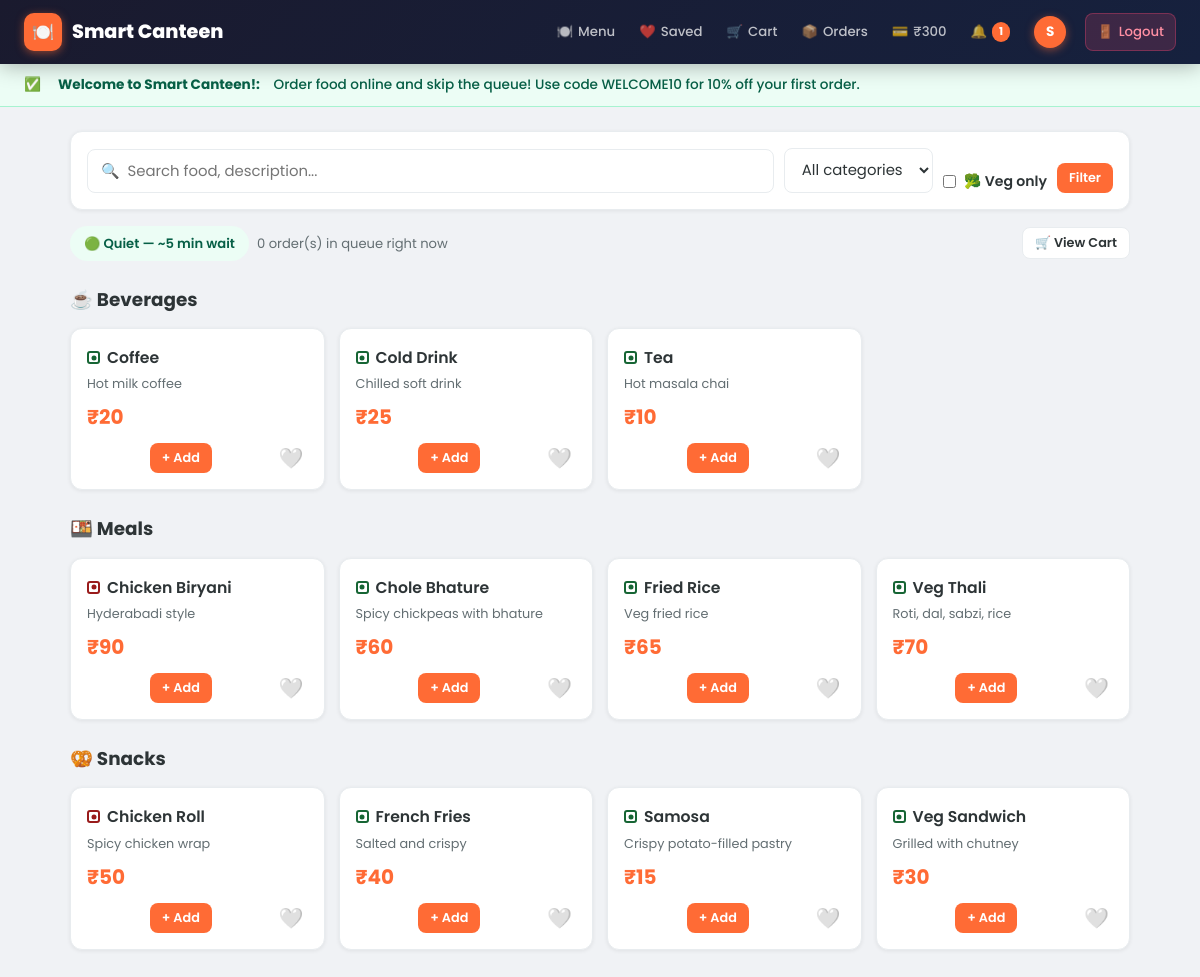
Screenshot of /menu (signed in) with the database file from the repository.
### tables this page shows
CREATE TABLE users(
        id INTEGER PRIMARY KEY AUTOINCREMENT, name TEXT, college_id TEXT,
        email TEXT UNIQUE, password TEXT, role TEXT DEFAULT 'student',
        wallet REAL DEFAULT 0, phone TEXT DEFAULT '', bio TEXT DEFAULT '');

CREATE TABLE announcements(
        id INTEGER PRIMARY KEY AUTOINCREMENT, title TEXT, content TEXT,
        type TEXT DEFAULT 'info', active INTEGER DEFAULT 1,
        created_at TEXT DEFAULT (datetime('now','localtime')));

CREATE TABLE menu_items(
        id INTEGER PRIMARY KEY AUTOINCREMENT, name TEXT, category TEXT,
        price REAL, available INTEGER DEFAULT 1, stock INTEGER DEFAULT 50,
        veg INTEGER DEFAULT 1, description TEXT DEFAULT '', image_url TEXT DEFAULT '');

### app.py (the view)
@app.route("/menu")
@login_required
def menu():
    q = request.args.get("q", "").strip()
    cat = request.args.get("cat", "")
    veg = request.args.get("veg")
    sql, args = RATING_SQL + "WHERE 1=1", []
    if q:
        sql += " AND (m.name LIKE ? OR m.description LIKE ?)"; args.extend([f"%{q}%", f"%{q}%"])
    if cat:
        sql += " AND m.category=?"; args.append(cat)
    if veg:
        sql += " AND m.veg=1"
    items = many(sql + " ORDER BY m.category, m.name", args)
    cats = {}
    for i in items:
        cats.setdefault(i["category"], []).append(i)
    fav_ids = set()
    fav = popular = []
    if session.get("role") != "admin":
        fav_ids = {r["item_id"] for r in many(
            "SELECT item_id FROM favorites WHERE user_id=?", (session["uid"],))}
        if not (q or cat or veg):
            fav = many(RATING_SQL +
                       "WHERE m.id IN (SELECT oi.item_id FROM order_items oi "
                       "JOIN orders o ON o.id=oi.order_id WHERE o.user_id=? "
                       "AND o.status!='Cancelled' GROUP BY oi.item_id "
                       "ORDER BY SUM(oi.qty) DESC LIMIT 4)", (session["uid"],))
            popular = many(RATING_SQL +
                           "WHERE m.id IN (SELECT oi.item_id FROM order_items oi "
                           "JOIN orders o ON o.id=oi.order_id WHERE o.status!='Cancelled' "
                           "GROUP BY oi.item_id ORDER BY SUM(oi.qty) DESC LIMIT 4)")
    categories = [r[0] for r in many(
        "SELECT DISTINCT category FROM menu_items ORDER BY category")]
    n, wait = queue_info()
    return render_template("menu.html", cats=cats, fav=fav, popular=popular,
                           categories=categories, q=q, cat=cat, veg=veg,
                           queue=n, wait=wait, fav_ids=fav_ids)

### app.py (called while the page is built)
def db():
    if "db" not in g:
        g.db = sqlite3.connect(DB)
        g.db.row_factory = sqlite3.Row
        g.db.execute("PRAGMA journal_mode=WAL")
        g.db.execute("PRAGMA foreign_keys=ON")
    return g.db

def one(sql, a=()):
    return db().execute(sql, a).fetchone()

def many(sql, a=()):
    return db().execute(sql, a).fetchall()

def login_required(f):
    @wraps(f)
    def w(*a, **k):
        if "uid" not in session:
            flash("Please sign in to continue.")
            return redirect(url_for("login"))
        return f(*a, **k)
    return w

@app.context_processor
def inject():
    d = {"wallet_bal": 0, "ready_count": 0, "cart_count": 0,
         "unread_notif": 0, "active_announcements": []}
    if session.get("uid"):
        if session.get("role") != "admin":
            u = one("SELECT wallet FROM users WHERE id=?", (session["uid"],))
            if u:
                d["wallet_bal"] = u["wallet"]
            d["ready_count"] = one(
                "SELECT COUNT(*) FROM orders WHERE user_id=? AND status='Ready'",
                (session["uid"],))[0]
            d["cart_count"] = sum(session.get("cart", {}).values())
            d["unread_notif"] = one(
                "SELECT COUNT(*) FROM notifications WHERE user_id=? AND is_read=0",
                (session["uid"],))[0]
        d["active_announcements"] = many(
            "SELECT * FROM announcements WHERE active=1 ORDER BY id DESC LIMIT 3")
    return d

def queue_info():
    today = date.today().isoformat()
    n = one("SELECT COUNT(*) FROM orders WHERE status IN ('Placed','Preparing') AND order_date=?", (today,))[0]
    return n, 5 + n * 2

### templates/menu.html (shortened to what this page needs)
{% extends "base.html" %}
{% block content %}
<div class="card mb-md" style="padding:16px;">
  <form class="form-inline" method="get">
    <div class="form-group mb-0 flex-1" style="min-width:180px;">
      <input name="q" value="{{ q }}" placeholder="🔍  Search food, description...">
    </div>
    <div class="form-group mb-0">
      <select name="cat">
        <option value="">All categories</option>
      </select>
    </div>
    <div class="form-group mb-0 d-flex align-center gap-sm" style="white-space:nowrap;">
      <input type="checkbox" name="veg" value="1" id="veg-cb" {{ 'checked' if veg }}>
      <label for="veg-cb" style="text-transform:none;letter-spacing:0;font-size:0.88rem;font-weight:600;cursor:pointer;color:var(--text);margin:0;">🥦 Veg only</label>
    </div>
    <button type="submit" class="btn btn-primary btn-sm">Filter</button>
  </form>
</div>
<div class="d-flex align-center justify-between mb-md flex-wrap gap-sm">
  <div class="d-flex align-center gap-sm flex-wrap">
    {% if queue >= 8 %}
    <span class="queue-pill high">🔴 Rush hour — ~{{ wait }} min wait</span>
    {% elif queue >= 4 %}
    <span class="queue-pill medium">🟡 Getting busy — ~{{ wait }} min wait</span>
    {% else %}
    <span class="queue-pill low">🟢 Quiet — ~{{ wait }} min wait</span>
    {% endif %}
    <span class="fs-sm text-muted">{{ queue }} order(s) in queue right now</span>
  </div>
  <a href="/cart" class="btn btn-secondary btn-sm">🛒 View Cart</a>
</div>
{% macro menu_card(i) %}
<div class="menu-card">
  <div class="menu-card-title">
    <span class="veg-dot {{ 'veg' if i.veg else 'nonveg' }}"></span>
    {{ i.name }}
  </div>
  <div class="menu-card-desc">{{ i.description or '—' }}</div>
  <div class="menu-card-price">₹{{ '%.0f'|format(i.price) }}</div>
  <div class="menu-card-footer">
    {% if not i.available or i.stock <= 0 %}
      <span class="badge badge-danger">Out of stock</span>
    {% else %}
      <a class="btn btn-primary btn-sm" href="/cart/add/{{ i.id }}">+ Add</a>
    {% endif %}
    <a href="/menu/favorite/{{ i.id }}" class="fav-btn" title="{{ 'Remove from favorites' if i.id in fav_ids else 'Save to favorites' }}">
      {{ '❤️' if i.id in fav_ids else '🤍' }}
    </a>
  </div>
</div>
{% endmacro %}
{% for cat_name, cat_items in cats.items() %}
<div class="section-label">
  {% if cat_name == 'Snacks' %}🥨{% elif cat_name == 'Meals' %}🍱{% elif cat_name == 'Beverages' %}☕{% elif cat_name == 'Desserts' %}🍨{% else %}🍽️{% endif %}
  {{ cat_name }}
</div>
<div class="menu-grid">{% for i in cat_items %}{{ menu_card(i) }}{% endfor %}</div>
{% endfor %}
{% endblock %}

### templates/base.html (shortened to what this page needs)
<!DOCTYPE html>
<html lang="en">
<head>
<link rel="stylesheet" href="{{ url_for('static', filename='style.css') }}">
</head>
<body>
<nav class="navbar">
  <a href="/" class="brand">
    <div class="brand-icon">🍽️</div>
    <span>Smart Canteen</span>
  </a>
  <div class="nav-links">
    {% if session.role == 'admin' %}
      <a href="/admin" class="nav-link">📊 Dashboard</a>
      <a href="/admin/orders" class="nav-link">🧾 Orders</a>
      <a href="/admin/menu" class="nav-link">🍽️ Menu</a>
      <a href="/admin/analytics" class="nav-link">📈 Analytics</a>
      <a href="/admin/students" class="nav-link">👨‍🎓 Students</a>
    {% elif session.uid %}
      <a href="/menu" class="nav-link">🍽️ <span>Menu</span></a>
      <a href="/favorites" class="nav-link">❤️ <span>Saved</span></a>
      <a href="/cart" class="nav-link">🛒 <span>Cart</span>
      </a>
      <a href="/orders" class="nav-link">📦 <span>Orders</span></a>
      <a href="/wallet" class="nav-link">💳 <span>₹{{ '%.0f'|format(wallet_bal) }}</span></a>
      <a href="/notifications" class="nav-link">🔔
        {% if unread_notif %}<span class="nav-badge pulse">{{ unread_notif }}</span>{% endif %}
      </a>
      <a href="/profile" class="nav-link">
        <div class="nav-avatar">{{ session.name[0].upper() if session.name else 'U' }}</div>
      </a>
    {% endif %}
    {% if session.uid %}
      <a href="/logout" class="nav-link" title="Sign out" style="margin-left:6px;background:rgba(239,71,111,0.18);color:#FF8FA3;border:1px solid rgba(239,71,111,0.35);">🚪 <span>Logout</span></a>
    {% endif %}
  </div>
</nav>
{% for ann in active_announcements %}
<div class="announcement-bar {{ ann.type }}">
  {% if ann.type == 'success' %}✅{% elif ann.type == 'warning' %}⚠️{% else %}ℹ️{% endif %}
  &nbsp;<strong>{{ ann.title }}:</strong>&nbsp;{{ ann.content }}
</div>
{% endfor %}
{% if session.role == 'admin' %}
<div class="admin-layout">
  <aside class="admin-sidebar">
    <div class="sidebar-section">Overview</div>
    <a href="/admin" class="sidebar-link {{ 'active' if request.endpoint == 'admin_home' }}">📊 Dashboard</a>
    <div class="sidebar-section">Operations</div>
    <a href="/admin/orders" class="sidebar-link {{ 'active' if request.endpoint in ['admin_orders','admin_status','admin_cancel'] }}">🧾 Orders</a>
    <a href="/admin/menu" class="sidebar-link {{ 'active' if request.endpoint in ['admin_menu','admin_edit','admin_restock','admin_toggle','admin_delete'] }}">🍽️ Menu</a>
    <div class="sidebar-section">Insights</div>
    <a href="/admin/analytics" class="sidebar-link {{ 'active' if request.endpoint == 'admin_analytics' }}">📈 Analytics</a>
    <a href="/admin/report" class="sidebar-link {{ 'active' if request.endpoint in ['admin_report','admin_report_csv'] }}">📋 Report</a>
    <div class="sidebar-section">Management</div>
    <a href="/admin/coupons" class="sidebar-link {{ 'active' if request.endpoint in ['admin_coupons','coupon_toggle','coupon_delete'] }}">🏷️ Coupons</a>
    <a href="/admin/students" class="sidebar-link {{ 'active' if request.endpoint in ['admin_students','admin_credit'] }}">👨‍🎓 Students</a>
    <a href="/admin/feedback" class="sidebar-link {{ 'active' if request.endpoint == 'admin_feedback' }}">⭐ Feedback</a>
    <a href="/admin/announcements" class="sidebar-link {{ 'active' if request.endpoint in ['admin_announcements','announcement_toggle','announcement_delete'] }}">📢 Announcements</a>
    <div style="flex:1"></div>
    <div style="padding:10px 12px;">
      <a href="/logout" class="btn btn-secondary btn-sm w-full">🚪 Sign out</a>
    </div>
  </aside>
  <main class="admin-content">
    {{ self.content() }}
  </main>
</div>
{% else %}
{% block wrapper %}
<div class="container">
  {% block content %}{% endblock %}
</div>
{% endblock %}
{% endif %}
</body>
</html>

### rows the page displays
users: wallet "300"
announcements: title "Welcome to Smart Canteen!", content "Order food online and skip the queue! Use code WELCOME10 for 10% off your first order."
menu_items: category "Beverages", veg 1 (drawn), name "Coffee", description "Hot milk coffee", price "20", id "🤍"
menu_items: veg 1 (drawn), name "Cold Drink", description "Chilled soft drink", price "25", id "🤍"
menu_items: veg 1 (drawn), name "Tea", description "Hot masala chai", price "10", id "🤍"
menu_items: category "Meals", veg 0 (drawn), name "Chicken Biryani", description "Hyderabadi style", price "90", id "🤍"
menu_items: veg 1 (drawn), name "Chole Bhature", description "Spicy chickpeas with bhature", price "60", id "🤍"
menu_items: veg 1 (drawn), name "Fried Rice", description "Veg fried rice", price "65", id "🤍"
menu_items: veg 1 (drawn), name "Veg Thali", description "Roti, dal, sabzi, rice", price "70", id "🤍"
menu_items: category "Snacks", veg 0 (drawn), name "Chicken Roll", description "Spicy chicken wrap", price "50", id "🤍"
menu_items: veg 1 (drawn), name "French Fries", description "Salted and crispy", price "40", id "🤍"
menu_items: veg 1 (drawn), name "Samosa", description "Crispy potato-filled pastry", price "15", id "🤍"
menu_items: veg 1 (drawn), name "Veg Sandwich", description "Grilled with chutney", price "30", id "🤍"

### other values shown
{{ unread_notif }} "1"
{{ session.name[0].upper() if session.name else 'U' }} "S"
{{ wait }} "5"
{{ queue }} "0"
